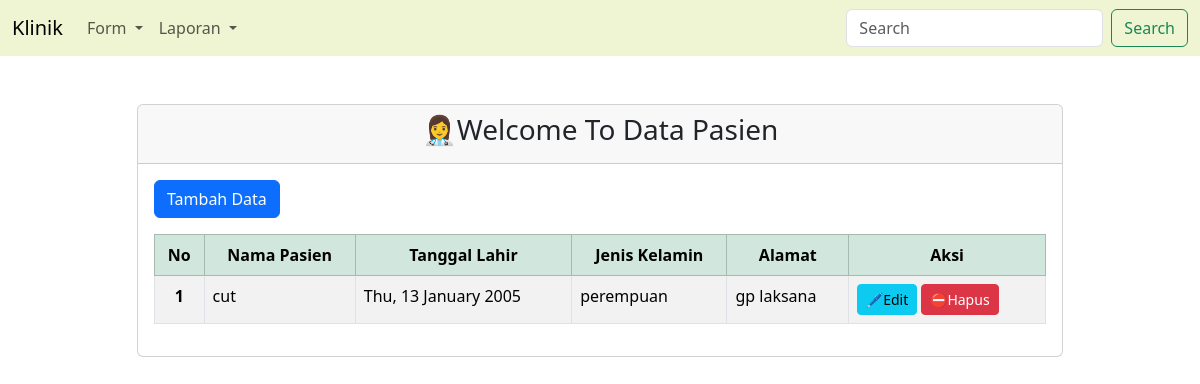
Screenshot of /pasien/index.php with the database file from the repository.
### tables this page shows
CREATE TABLE `pasien` (
  `pasienKlinik_id` int(11) NOT NULL,
  `nm_pasienkKinik` varchar(100) NOT NULL,
  `tgl_lahirPasien` date NOT NULL,
  `jenis_kelaminPasien` varchar(100) NOT NULL,
  `alamat_pasien` varchar(100) NOT NULL
);

### pasien/index.php (the view, shortened to what this page needs)
<!DOCTYPE html>
<html lang="en">
<head>
    <link rel="stylesheet" href="../css/bootstrap.css">
</head>
<body>
<?php
include('../navbar.php');
?>
    <div class="container">
        <div class="row">
            <div class="col-10 m-auto mt-5">
                <div class="card">
                    <div class="card-header text-center">
                       <h3>👩‍⚕️Welcome To Data Pasien</h3>
                    </div>
                    <div class="card-body">
                        <a href="form.php" class="btn btn-primary mb-3">Tambah Data</a>
                        <table class="table table-bordered table-striped table-hover">
                            <thead>
                                <tr class="table table-success table-striped text-center">
                                <th scope="col">No</th>
                                <th scope="col">Nama Pasien</th>
                                <th scope="col">Tanggal Lahir</th>
                                <th scope="col">Jenis Kelamin</th>
                                <th scope="col">Alamat</th>
                                <th scope="col">Aksi</th>
                                </tr>
                            </thead>
                            <tbody>
                                <?php
                                    include('../koneksi.php');
                                    $qry = "SELECT * FROM pasien";
                                    $result = mysqli_query($koneksi,$qry);
                                    $nomor =1;
                                    foreach($result as $row){
                                        $tgl_lahir = date_create($row['tgl_lahirPasien']);
                                        $tgl_lahir = date_format($tgl_lahir,'D, d F Y')
                                ?>
                                <tr>
                                <th scope="row" class="text-center"><?=$nomor++?></th>
                                <td><?=$row['nm_pasienkKinik']?></td>
                                <td><?=$tgl_lahir?></td>
                                <td><?=$row['jenis_kelaminPasien']?></td>
                                <td><?=$row['alamat_pasien']?></td>
                                <td>
                                <a href="edit.php?id=<?=$row['pasienKlinik_id']?>" class="btn btn-info btn-sm">🖊️Edit</a>
                                <button type="button" class="btn btn-danger btn-sm" data-bs-toggle="modal" data-bs-target="#staticBackdrop<?=$row['pasienKlinik_id']?>">
                                ⛔Hapus
                                </button>
                                </td>
                                </tr>
                                <?php
                                    }
                                ?>
                            </tbody>
                        </table>
                    </div>
                </div>
            </div>
        </div>
    </div>
</body>
</html>

### rows the page displays
pasien: nm_pasienkKinik "cut", tgl_lahirPasien "Thu, 13 January 2005", jenis_kelaminPasien "perempuan", alamat_pasien "gp laksana"
